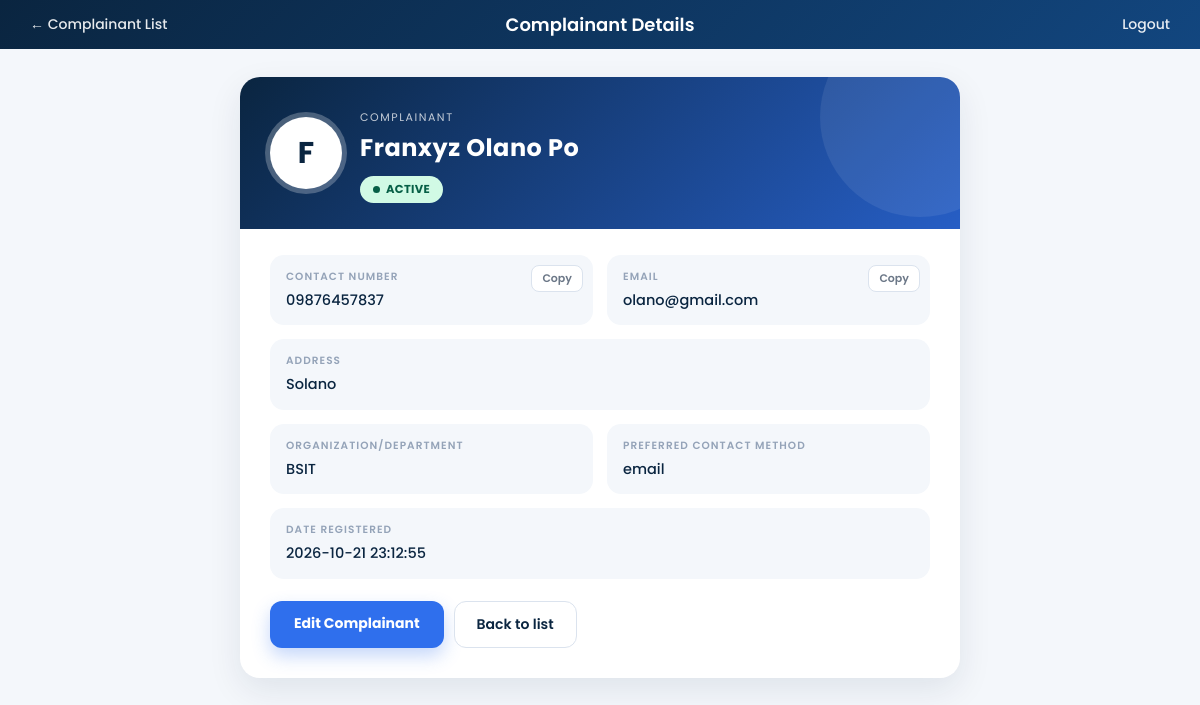
The page /complainant_view.php?id=24 (signed in) on the database its author committed.
### tables this page shows
CREATE TABLE `complainants` (
  `complainant_id` int(11) NOT NULL,
  `full_name` varchar(150) NOT NULL,
  `contact_number` varchar(20) DEFAULT NULL,
  `email` varchar(150) DEFAULT NULL,
  `address` varchar(255) DEFAULT NULL,
  `organization_department` varchar(150) DEFAULT NULL,
  `preferred_contact_method` enum('email','phone','sms') DEFAULT 'email',
  `date_registered` timestamp NOT NULL DEFAULT current_timestamp(),
  `status` enum('active','inactive') DEFAULT 'active'
);

### complainant_view.php (the view, shortened to what this page needs)
<?php
$conn = new mysqli("localhost", "root", "", "complaint_management_db");
$id = $_GET['id'];
$stmt = $conn->prepare("SELECT * FROM complainants WHERE complainant_id = ?");
$stmt->bind_param("i", $id);
$stmt->execute();
$complainant = $stmt->get_result()->fetch_assoc();
?>
<!DOCTYPE html>
<html>
<head>
    <link rel="stylesheet" href="assets/style.css">
</head>
<body>
    <div class="topbar" id="topbar">
        <a class="back-link" href="complainant_list.php">&larr; Complainant List</a>
        <h2>Complainant Details</h2>
        <a class="logout" href="logout.php">Logout</a>
    </div>
    <div class="page-wrap">
        <div class="detail-card">
            <div class="hero">
                <div class="big-avatar"><?php echo htmlspecialchars(strtoupper(substr(trim($complainant['full_name']), 0, 1))); ?></div>
                <div class="who">
                    <small>Complainant</small>
                    <h1><?php echo htmlspecialchars($complainant['full_name']); ?></h1>
                    <span class="pill-<?php echo $complainant['status']; ?> status-badge"><?php echo htmlspecialchars($complainant['status']); ?></span>
                </div>
            </div>
            <div class="body">
                <div class="detail-grid">
                    <div class="detail-item" style="animation-delay:.2s">
                        <label>Contact Number</label>
                        <div class="value" data-copy><?php echo htmlspecialchars($complainant['contact_number']); ?></div>
                        <button type="button" class="copy">Copy</button>
                    </div>
                    <div class="detail-item" style="animation-delay:.26s">
                        <label>Email</label>
                        <div class="value" data-copy style="word-break:break-all"><?php echo htmlspecialchars($complainant['email']); ?></div>
                        <button type="button" class="copy">Copy</button>
                    </div>
                    <div class="detail-item full" style="animation-delay:.32s">
                        <label>Address</label>
                        <div class="value"><?php echo htmlspecialchars($complainant['address']); ?></div>
                    </div>
                    <div class="detail-item" style="animation-delay:.38s">
                        <label>Organization/Department</label>
                        <div class="value"><?php echo htmlspecialchars($complainant['organization_department']); ?></div>
                    </div>
                    <div class="detail-item" style="animation-delay:.44s">
                        <label>Preferred Contact Method</label>
                        <div class="value"><?php echo htmlspecialchars($complainant['preferred_contact_method']); ?></div>
                    </div>
                    <div class="detail-item full" style="animation-delay:.5s">
                        <label>Date Registered</label>
                        <div class="value"><?php echo $complainant['date_registered']; ?></div>
                    </div>
                </div>
                <div class="btn-row">
                    <a class="btn-edit" href="complainant_edit.php?id=<?php echo $complainant['complainant_id']; ?>">Edit Complainant</a>
                    <a class="btn-ghost" href="complainant_list.php">Back to list</a>
                </div>
            </div>
        </div>
    </div>
</body>
</html>

### assets/style.css (style rules this page uses)
* { box-sizing: border-box; }
html, body { margin: 0 !important; padding: 0 !important; width: 100% !important; min-height: 100vh !important; overflow-x: hidden !important; background: #f4f7fb !important; }
body { font-family: 'Poppins', sans-serif; color: #1e293b; }
h1, h2, h3 { color: #0f3d5c; font-weight: 600; }
h1 { font-size: 26px; }
h2 { font-size: 22px; margin-top: 30px; }
body > *:not(script):not(#pageContent):not(#loadingOverlay):not(#splashOverlay):not(#loadingLogo):not(.topbar):not(.main-content):not(body.reg-page > *):not(body.track-page > *) { max-width: 1100px; margin-left: auto; margin-right: auto; padding-left: 20px; padding-right: 20px; }
a { color: #0f766e; text-decoration: none; font-weight: 500; }
label { display: block; margin-top: 14px; margin-bottom: 4px; font-weight: 500; font-size: 14px; color: #334155; }
button, input[type="submit"] { margin-top: 18px; padding: 10px 22px; background: #0f766e; color: #ffffff; border: none; border-radius: 6px; font-weight: 600; font-size: 14px; cursor: pointer; transition: background 0.2s; }

### rows shown on the page
complainants: full_name "F", full_name "Franxyz Olano Po", status "ACTIVE", contact_number "09876457837", email "olano@gmail.com", address "Solano", organization_department "BSIT", preferred_contact_method "email", date_registered "2026-10-21 23:12:55"
